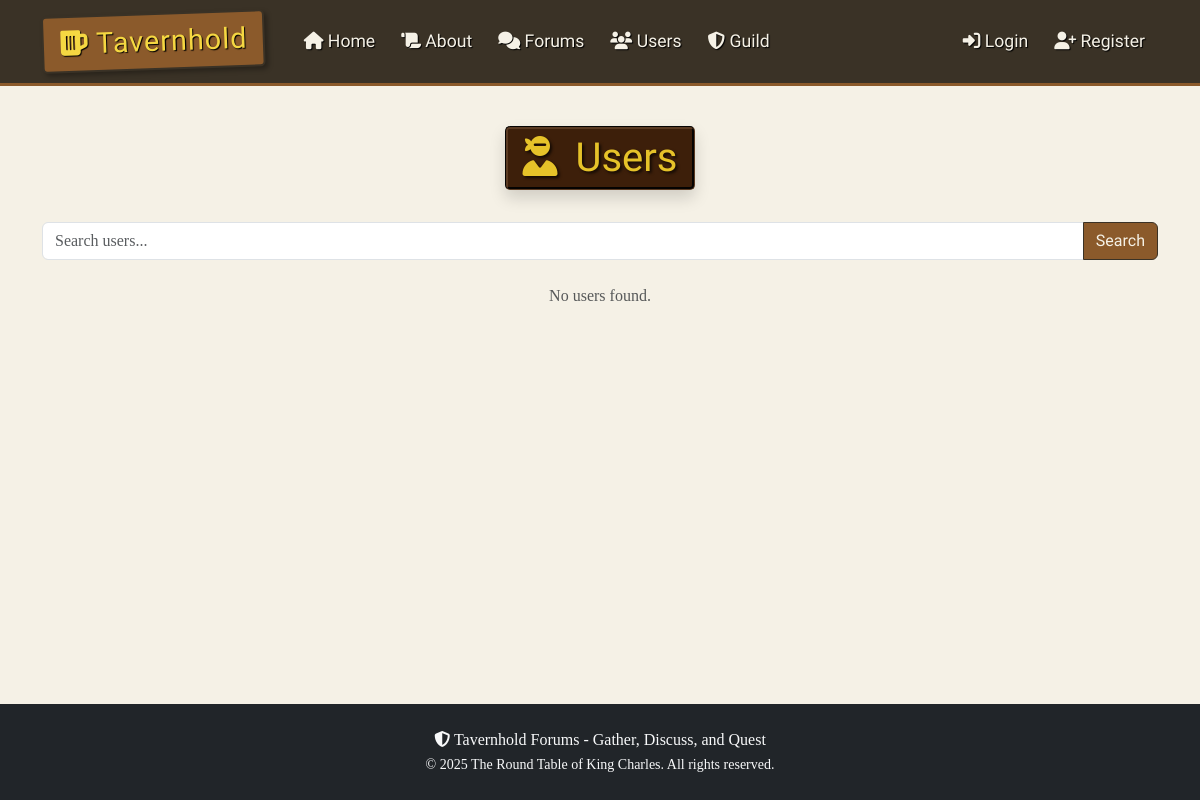
/users, run on an earlier commit of the app's database.
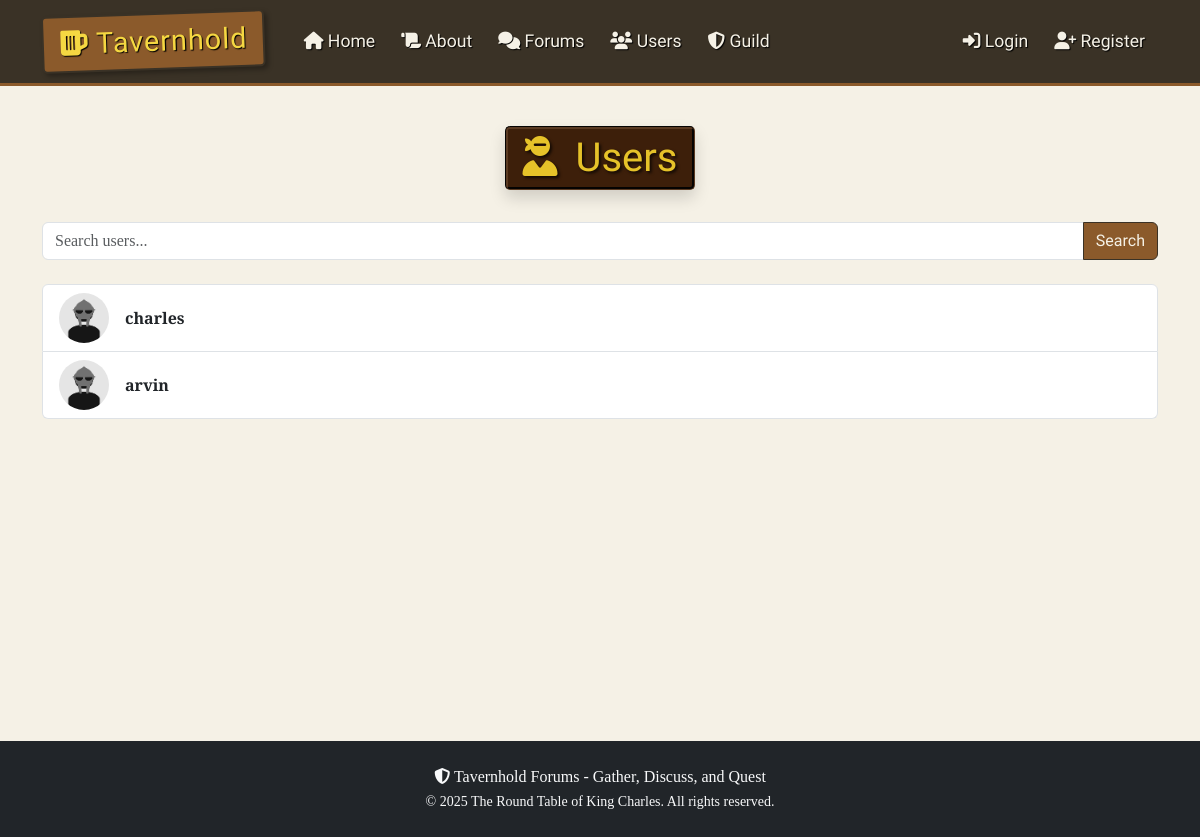
And on a later commit of the database.
### thforums/models.py (models this page shows, shortened)
class User(db.Model, UserMixin):
    id = db.Column(db.Integer, primary_key=True)  # unique id for each user
    username = db.Column(db.String(20), unique=True, nullable=False)  # username must be unique
    email = db.Column(db.String(120), unique=True, nullable=False)  # email must be unique
    image_file = db.Column(db.String(20), nullable=False, default="default.png")  # profile picture
    password = db.Column(db.String(60), nullable=False)  # hashed password
    gender = db.Column(db.String(10), nullable=True)  # gender field
    birthdate = db.Column(db.Date, nullable=True)  # birthdate field
    bio = db.Column(db.Text, nullable=True)  # bio field
    threads = db.relationship("Thread", backref="author", lazy=True)  # relationship to threads created by the user
    replies = db.relationship("Reply", backref="author", lazy=True)  # relationship to replies made by the user
    exp = db.Column(db.Integer, nullable=True) #exp for user
    commends_received = db.relationship("Commend", backref="user_target", lazy=True, primaryjoin="User.id==Commend.user_id_target")

### thforums/routes.py (the view)
@app.route("/users", methods=["GET", "POST"])
def list_users():
    form = SearchForm()
    search_query = ""
    if form.validate_on_submit():  # handle form submission
        search_query = form.search.data
    elif request.method == "GET":  # handle query parameter for pagination
        search_query = request.args.get("search", "", type=str)
    page = request.args.get("page", 1, type=int)
    if search_query:
        users = User.query.filter(User.username.ilike(f"%{search_query}%")).paginate(page=page, per_page=10)
    else:
        users = User.query.paginate(page=page, per_page=10)
    return render_template("list_users.html", title="Users", users=users, form=form, search_query=search_query)

### thforums/forms.py
class SearchForm(FlaskForm):
    search = StringField("Search:", validators=[Optional(), Length(max=50)])
    submit = SubmitField("Search")

### thforums/routes.py (called while the page is built)
@app.context_processor
def inject_random_users():
    random_users = sample(User.query.all(), min(3, User.query.count())) if User.query.count() > 0 else []
    return {'random_users': random_users}

### thforums/templates/list_users.html (shortened to what this page needs)
{% extends 'layout.html' %}
{% block content %}
<div class="text-center mb-4">
    <h1 class="tavern-sign-straight d-inline-block shadow">
        <i class="fas fa-user-ninja me-2"></i> Users
    </h1>
</div>
<form method="POST" action="{{ url_for('list_users') }}" class="mb-4">
    <div class="input-group">
        {{ form.search(class_="form-control", placeholder="Search users...") }}
        <button class="btn btn-medieval" type="submit">{{ form.submit.label.text }}</button>
    </div>
</form>
<ul class="list-group">
    {% for user in users.items %}
        <li class="list-group-item d-flex align-items-center">
            <img src="{{ url_for('static', filename='profile_pics/' + (user.image_file if user.image_file else 'default.png')) }}"
                 alt="Profile Picture"
                 class="profile-pic me-3">
            <a href="{{ url_for('user_profile', username=user.username) }}" class="text-decoration-none fw-bold text-dark">
                {{ user.username }}
            </a>
        </li>
    {% endfor %}
</ul>
{% if not users.items %}
    <p class="text-center text-muted">No users found.</p>
{% endif %}
{% endblock %}

### thforums/templates/layout.html (shortened to what this page needs)
<!DOCTYPE html>
<html lang="en">
<head>
    <link href="https://cdn.jsdelivr.net/npm/bootstrap@5.3.0/dist/css/bootstrap.min.css" rel="stylesheet">
    <link rel="stylesheet" href="https://cdnjs.cloudflare.com/ajax/libs/font-awesome/6.4.0/css/all.min.css">
    <link rel="stylesheet" href="{{ url_for('static', filename='css/styles.css') }}">
</head>
<body>
    <nav class="navbar navbar-expand-lg navbar-dark navbar-custom sticky-top">
        <div class="container">
            <a class="bg-transparent text-light position-absolute top-0 start-0 my-4 ms-5 offcanvas-btn" data-bs-toggle="offcanvas" href="#offcanvas" role="button" aria-controls="offcanvasExample">
            </a>
            <a class="navbar-brand tavern-logo" href="{{ url_for('home') }}">
                <span class="tavern-sign">
                    <i class="fas fa-beer soundBtn"></i> Tavernhold
                </span>
            </a>
            <div class="collapse navbar-collapse" id="navbarNav">
                <ul class="navbar-nav me-auto">
                    <li class="nav-item">
                        <a class="nav-link" href="{{ url_for('home') }}"><i class="fas fa-home soundBtn"></i> Home</a>
                    </li>
                    <li class="nav-item">
                        <a class="nav-link" href="{{ url_for('about') }}"><i class="fas fa-scroll soundBtn"></i> About</a>
                    </li>
                    <li class="nav-item">
                        <a class="nav-link" href="{{ url_for('forums') }}"><i class="fas fa-comments soundBtn"></i> Forums</a>
                    </li>
                    <li class="nav-item">
                        <a class="nav-link" href="{{ url_for('list_users') }}"><i class="fas fa-users soundBtn"></i> Users</a>
                    </li>
                    <li class="nav-item">
                        <a class="nav-link" href="{{ url_for('create_guild') }}"><i class="fas fa-shield-halved soundBtn"></i> Guild</a>
                    </li>
                </ul>
                <ul class="navbar-nav">
                    {% if current_user.is_authenticated %}
                        <li class="nav-item">
                            <a class="nav-link" href="{{ url_for('profile') }}"><i class="fas fa-user soundBtn"></i> Profile</a>
                        </li>
                        <li class="nav-item">
                            <a class="nav-link" href="{{ url_for('logout') }}"><i class="fas fa-sign-out-alt soundBtn"></i> Logout</a>
                        </li>
                    {% else %}
                        <li class="nav-item">
                            <a class="nav-link" href="{{ url_for('login') }}"><i class="fas fa-sign-in-alt soundBtn"></i> Login</a>
                        </li>
                        <li class="nav-item">
                            <a class="nav-link" href="{{ url_for('register') }}"><i class="fas fa-user-plus soundBtn"></i> Register</a>
                        </li>
                    {% endif %}
                </ul>
            </div>
        </div>
    </nav>
    <main class="container my-4">
        <div class="row">
            <div class="col-md-12">
                {% block content %}{% endblock %}
            </div>
        </div>
    </main>
    <footer class="bg-dark text-light py-4 mt-5">
        <div class="container text-center">
            <p class="mb-0">
                <i class="fas fa-shield-alt"></i> Tavernhold Forums - Gather, Discuss, and Quest
            </p>
            <small>© 2025 The Round Table of King Charles. All rights reserved.</small>
        </div>
    </footer>
</body>
</html>

### thforums/static/css/styles.css (style rules this page uses)
:root { --background-color: #f5f1e6; --background-image: url('https://i.pinimg.com/736x/b9/69/e1/b969e18f60defad33dd623985b8af591.jpg'); --background-repeat: no-repeat; --background-size: 100% 100%; --background-attachment: fixed; --font-family: 'Cinzel', serif; --text-color: #3a3226; --navbar-bg-color: #3a3226; --navbar-border-color: #8b5a2b; --navbar-text-color: #f5f1e6; --btn-bg-color: #8b5a2b; --btn-hover-bg-color: #6d4a2b; --btn-text-color: #f5f1e6; --card-bg-color: #f9f7f0; --card-border-color: #8b5a2b; --alert-bg-color: #f5e7c6; --alert-border-color: #d4b97a; --alert-text-color: #5c3a21; }
html { height: 100%; }
body { background-color: var(--background-color); background-image: var(--background-image); background-repeat: no-repeat; background-size:cover; background-attachment: fixed; font-family: var(--font-family); color: var(--text-color); display: flex; flex-direction: column; min-height: 100%; }
main { flex: 1; }
.navbar-custom { background-color: var(--navbar-bg-color); border-bottom: 3px solid var(--navbar-border-color); font-family: 'MedievalSharp', cursive; }
.navbar-custom .navbar-brand, .navbar-custom .nav-link { color: var(--navbar-text-color); text-shadow: 1px 1px 1px #000; }
.navbar-custom .navbar-brand { font-size: 1.8rem; letter-spacing: 1px; }
.navbar-custom .nav-link { font-size: 1.1rem; margin: 0 5px; padding: 8px 15px; border-radius: 5px; transition: all 0.3s; }
.tavern-sign { display: inline-block; background-color: #8b5a2b; color: #f5d742; padding: 5px 15px; border-radius: 5px; border: 2px solid #3a3226; box-shadow: 3px 3px 5px rgba(0,0,0,0.3); transform: rotate(-2deg); margin-right: 10px; }
.tavern-sign-straight { display: inline-block; background-color: #3d1f0a; color: #e6c229; padding: 5px 15px; border-radius: 5px; border: 3px groove #5a3a22; box-shadow: 4px 4px 6px rgba(0, 0, 0, 0.3); font-family: 'MedievalSharp', cursive; text-align: center; text-shadow: 2px 2px 3px rgba(0, 0, 0, 0.7); }
.offcanvas-btn { transition: transform 0.2s cubic-bezier(.4,2,.6,1), box-shadow 0.2s; }
.tavern-logo { display: inline-block; transition: filter 0.3s cubic-bezier(.4,1,.6,1), transform 0.3s cubic-bezier(.4,1,.6,1); }
.tavern-logo .tavern-sign { transform: rotate(-2deg) translateY(0); transform-origin: 50% 60%; transition: transform 0.2s; }
.btn-medieval { background-color: var(--btn-bg-color); color: var(--btn-text-color); border: 1px solid var(--navbar-bg-color); font-family: 'MedievalSharp', cursive; }
.profile-pic { width: 50px; height: 50px; border-radius: 50%; margin-right: 10px; }

What changed in the data, as far as the page shows it:
added User: image_file (placeholder picture), username "charles"
added User: image_file (placeholder picture), username "arvin"
Also different on the page:
text no longer shown: "No users found."
